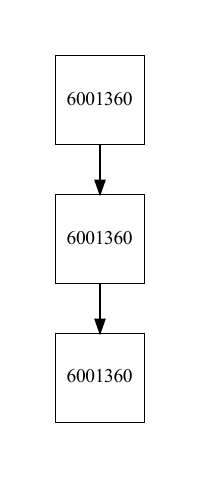

Write the Python code that produced this figure.
from connect4helpers import *
import graphviz  # doctest: +NO_EXE
#import doctest
#import unittest.mock
#import pylab
# import PySide6.QtSvg
#import PySide6.QtCore
from PyQt6 import QtGui, QtSvg, QtCore,QtWebEngineWidgets,QtWidgets
import os
import sys
from PyQt5.QtWidgets import QApplication
import QtDesigner
import pydot

import random
import string



class minimax:
    #create a transposition table
    # transposition_table = {}
    #minimax algorithm with decision returned
    # max value 
    app = QtWidgets.QApplication(sys.argv)
    def max_value(board, depth):
        if depth == 0 or board.mask.count(1) > 41:
            board.heuristic()
            return (board, board.utility)
        max_child=None
        max_utility = float('-inf')
        board.child()
        for child in board.children:
            child_utility = minimax.min_value(child, depth-1)[1]
            child.utility = child_utility
            if child_utility > max_utility:
                max_child = child
                max_utility = child_utility
        max_child.utility=max_utility
        
        return (max_child, max_child.utility)
    
    def min_value(board, depth):
        if depth == 0 or board.mask.count(1) > 41:
            board.heuristic()
            return (board, board.utility)
        min_child=None
        min_utility = float('inf')
        board.child()
        for child in board.children:
            child_utility = minimax.max_value(child, depth-1)[1]
            child.utility = child_utility
            if child_utility < min_utility:
                min_child = child
                min_utility = child_utility
        min_child.utility=min_utility
        return (min_child, min_child.utility)

    # minimax with pruning
    def max_value_pruning(board, depth, alpha, beta):
        if depth == 0 or board.mask.count(1) > 41:
            board.heuristic()
            return (board, board.utility)
        max_child=None
        max_utility = float('-inf')
        board.child()
        board.alpha=alpha
        board.beta=beta
        i=0
        for child in board.children:
            if(child.depth!=0):
                child.alpha=board.alpha
                child.beta=board.beta
            child_utility = minimax.min_value_pruning(child, depth-1, alpha, beta)[1]
            child.utility = child_utility
            if child_utility > max_utility:
                max_child = child
                max_utility = child_utility
                alpha=max(alpha,max_utility)
            board.alpha = max(alpha, max_utility)
            if max_utility >= beta:
                for i in range(i+1,len(board.children)):
                    board.children[i].pruned=True
                #print("PRUNED IN MAX!!!!!!!!")
                break
            i+=1
        return (max_child, max_child.utility)
    
    def min_value_pruning(board, depth, alpha, beta):
        if depth == 0 or board.mask.count(1) >41:
            board.heuristic()
            return (board, board.utility)
        min_child=None
        min_utility = float('inf')
        board.child()
        i=0
        board.alpha=alpha
        board.beta=beta
        for child in board.children:
            child.alpha=board.alpha
            child.beta=board.beta
            child_utility = minimax.max_value_pruning(child, depth-1, alpha, beta)[1]
            child.utility = child_utility
            if child_utility < min_utility:
                min_child = child
                min_utility = child_utility
                beta = min(beta, min_utility)
            board.beta = min(beta, min_utility)
            if min_utility <= alpha:
                #print("PRUNED IN MIN!!!!!!!!")
                #print(board)
                for i in range(i+1,len(board.children)):
                    board.children[i].pruned=True
                break  
            i+=1          
        return (min_child, min_child.utility)

    def expanded_nodes_no_pruning(board):
        if board.children is None:
            return 0
        else:
            count = 1
            for child in board.children:
                count += minimax.expanded_nodes_no_pruning(child)
            return count

    def expanded_nodes_pruning(board):
        if board.children is None:
            return 0
        else:
            count = 1
            for child in board.children:
                if not child.pruned:
                    count += minimax.expanded_nodes_pruning(child)
            return count

    def minimax_decision(board,print_tree):
        (child, utility) = minimax.max_value(board, board.depth)
        board.utility = utility
        print("Expanded nodes for minimax: ", minimax.expanded_nodes_no_pruning(board))
        if print_tree:
            dot = graphviz.Digraph(comment='MINMAX TREE')
            #make dot shape a square and prevent all edges from overlapping
            dot.attr('node', shape='square')
            #make dot size a 10
            dot.attr(size='500')
            #overlapping = False
            dot.overlap = 'false'
            boardstr=''.join(random.choices(string.ascii_lowercase, k=12))
            print_max = minimax.print_minmax(board,boardstr,dot)
            (graph,) = pydot.graph_from_dot_data(print_max.source)
            graph.write_pdf('minimax.pdf')
            # print_max.save('minmax_tree.gv')
            #display pdf in qt and allow zooming
            view=QtWebEngineWidgets.QWebEngineView()
            settings = view.settings()
            settings.setAttribute(view.settings().WebAttribute.PluginsEnabled, True)
            view.load(QtCore.QUrl.fromLocalFile(os.path.abspath('minimax.pdf')))
            #view.load(QtCore.QUrl.fromLocalFile("F:\College\Term7\Artificial Intelligence\mariem ai\minimax.pdf"))
            #resize the window to full screen
            view.setZoomFactor(500)
            view.resize(800,600)
            view.show()
            minimax.app.exec()
        return child
        #print_max.render('minmax_tree.gv')
        #print_max.view()
        # (graph,) = pydot.graph_from_dot_data(print_max.source)
        # # use graphviz.unflatten to make the graph more readable
        # graph = graphviz.unflatten(print_max.source)        
        # #construct a QApplication
        



        return child
        
    def minimax_decision_pruning(board,print_tree):
        (child, utility) = minimax.max_value_pruning(board, board.depth, float('-inf'), float('inf'))
        board.utility = utility
        expanded_nodes=minimax.expanded_nodes_pruning(board)
        print("Expanded nodes for minimax with pruning: ",expanded_nodes)
        if print_tree:
            dot = graphviz.Digraph(comment='MINIMAX TREE WITH PRUNING')
            #make dot shape a square and prevent all edges from overlapping
            dot.attr('node', shape='square')
            #make dot size a 10
            dot.attr(size='500')
            #overlapping = False
            dot.overlap = 'false'
            boardstr=''.join(random.choices(string.ascii_lowercase, k=12))
            print_max = minimax.print_minmax_pruning(board,boardstr,dot)
            #print_max.save('minmax_tree_pruning.gv')
            #print_max.render('minmax_tree.gv')
            (graph,) = pydot.graph_from_dot_data(print_max.source)
            graph.write_pdf('minimax_pruning.pdf')
            
            #display pdf in qt and allow zooming
            view=QtWebEngineWidgets.QWebEngineView()
            settings = view.settings()
            settings.setAttribute(view.settings().WebAttribute.PluginsEnabled, True)
            view.load(QtCore.QUrl.fromLocalFile(os.path.abspath('minimax_pruning.pdf')))
            # view.load(QtCore.QUrl.fromLocalFile("F:\College\Term7\Artificial Intelligence\mariem ai\minimax_pruning.pdf"))
            #resize the window to full screen
            view.setZoomFactor(500)
            view.resize(800,600)
            view.show()
            minimax.app.exec()
            #print_max.view()
        # # (graph,) = pydot.graph_from_dot_data(print_max.source)
        # # # use graphviz.unflatten to make the graph more readable
        # # graph = graphviz.unflatten(print_max.source)        
        # # #construct a QApplication
        # # app = QtWidgets.QApplication(sys.argv)
        # # #display pdf in qt and allow zooming
        # # view=QtWebEngineWidgets.QWebEngineView()
        # # settings = view.settings()
        # # settings.setAttribute(view.settings().WebAttribute.PluginsEnabled, True)
        # # view.load(QtCore.QUrl.fromLocalFile("F:\College\Term7\Artificial Intelligence\Lab2-int\minmax_tree.gv.pdf"))
        # # #resize the window to full screen
        # # view.setZoomFactor(500)
        # # view.resize(800,600)
        # # view.show()


        # # sys.exit(app.exec())

        return child

    
        
    def print_minmax(board,parentstr,dot):
        # generate unique string for each node
        #dot.node(parentstr, str(board.utility)+"\n"+board.tostring())
        dot.node(parentstr, str(board.utility))
        for child in board.children:
            childstr=''.join(random.choices(string.ascii_lowercase, k=12))
            dot.edge(parentstr, childstr)
            minimax.print_minmax(child,childstr,dot)
        return dot
    
    def print_minmax_pruning(board,parentstr,dot):        
        # generate unique string for each node
        # if(board.pruned==True):
        #     dot.node(parentstr, str(board.utility)+"\\n"+board.tostring() +"\\n"+"PRUNED")
        # elif(board.depth!=0):
        #     dot.node(parentstr, str(board.utility)+"\\n"+board.tostring() +"\\n"+"alpha: "+str(board.alpha)+"\\n"+"beta: "+str(board.beta))
        # elif(board.depth==0):
        #     dot.node(parentstr, str(board.utility)+"\\n"+board.tostring())

        if(board.pruned==True):
            dot.node(parentstr,"PRUNED")
        elif(board.depth!=0):
            dot.node(parentstr, str(board.utility)+"\\n" +"alpha: "+str(board.alpha)+"\\n"+"beta: "+str(board.beta))
        elif(board.depth==0):
            dot.node(parentstr, str(board.utility)+"\\n")
       
        for child in board.children:
            childstr=''.join(random.choices(string.ascii_lowercase, k=12))
            dot.edge(parentstr, childstr)
            minimax.print_minmax_pruning(child,childstr,dot)
        return dot